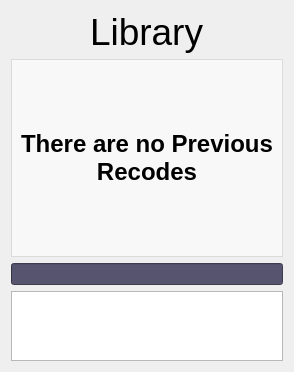
         <widget class="QWidget" name="page_ocrLibrary">
          <layout class="QGridLayout" name="gridLayout_21">
           <item row="0" column="0" alignment="Qt::AlignHCenter">
            <widget class="QLabel" name="label_15">
             <property name="sizePolicy">
              <sizepolicy hsizetype="Preferred" vsizetype="Preferred">
               <horstretch>0</horstretch>
               <verstretch>1</verstretch>
              </sizepolicy>
             </property>
             <property name="font">
              <font>
               <pointsize>28</pointsize>
              </font>
             </property>
             <property name="styleSheet">
              <string notr="true">background-color: rgba(255, 255, 255, 0);</string>
             </property>
             <property name="text">
              <string>Library</string>
             </property>
            </widget>
           </item>
           <item row="3" column="0">
            <widget class="QListWidget" name="library_listWidget">
             <property name="sizePolicy">
              <sizepolicy hsizetype="Expanding" vsizetype="Preferred">
               <horstretch>0</horstretch>
               <verstretch>3</verstretch>
              </sizepolicy>
             </property>
             <property name="dragDropMode">
              <enum>QAbstractItemView::DragDrop</enum>
             </property>
             <property name="selectionMode">
              <enum>QAbstractItemView::SingleSelection</enum>
             </property>
             <property name="selectionBehavior">
              <enum>QAbstractItemView::SelectRows</enum>
             </property>
             <property name="iconSize">
              <size>
               <width>100</width>
               <height>100</height>
              </size>
             </property>
             <property name="flow">
              <enum>QListView::LeftToRight</enum>
             </property>
             <property name="resizeMode">
              <enum>QListView::Adjust</enum>
             </property>
             <property name="viewMode">
              <enum>QListView::IconMode</enum>
             </property>
             <property name="itemAlignment">
              <set>Qt::AlignCenter</set>
             </property>
            </widget>
           </item>
           <item row="1" column="0">
            <widget class="QFrame" name="frame_2">
             <property name="sizePolicy">
              <sizepolicy hsizetype="Expanding" vsizetype="Expanding">
               <horstretch>0</horstretch>
               <verstretch>10</verstretch>
              </sizepolicy>
             </property>
             <property name="styleSheet">
              <string notr="true">#frame_2{
	background-color: rgba(255, 255, 255, 150);
}</string>
             </property>
             <property name="frameShape">
              <enum>QFrame::StyledPanel</enum>
             </property>
             <property name="frameShadow">
              <enum>QFrame::Raised</enum>
             </property>
             <layout class="QGridLayout" name="gridLayout_22">
              <item row="0" column="0" alignment="Qt::AlignHCenter|Qt::AlignVCenter">
               <widget class="QLabel" name="label_11">
                <property name="font">
                 <font>
                  <pointsize>18</pointsize>
                  <bold>true</bold>
                 </font>
                </property>
                <property name="styleSheet">
                 <string notr="true">background-color: rgba(255, 255, 255, 0);
color: rgb(0, 0, 0);</string>
                </property>
                <property name="text">
                 <string>There are no Previous 
Recodes</string>
                </property>
                <property name="alignment">
                 <set>Qt::AlignCenter</set>
                </property>
               </widget>
              </item>
             </layout>
            </widget>
           </item>
           <item row="2" column="0">
            <widget class="QProgressBar" name="progressBar_drawAnnotation">
             <property name="sizePolicy">
              <sizepolicy hsizetype="Expanding" vsizetype="Fixed">
               <horstretch>0</horstretch>
               <verstretch>1</verstretch>
              </sizepolicy>
             </property>
             <property name="styleSheet">
              <string notr="true">background-color: rgb(87, 84, 111);
</string>
             </property>
             <property name="value">
              <number>0</number>
             </property>
             <property name="textVisible">
              <bool>false</bool>
             </property>
            </widget>
           </item>
          </layout>
         </widget>
